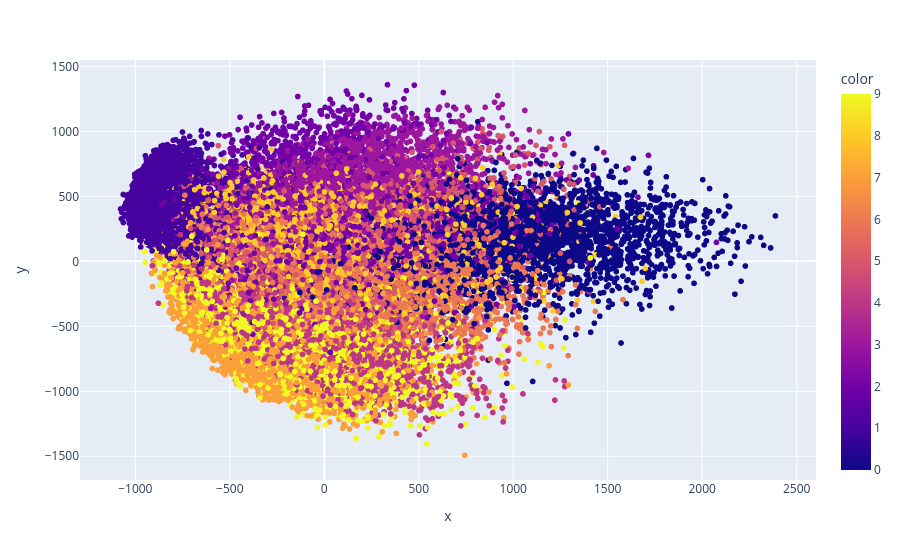

Notebook source saved alongside this figure:
### Markdown cell above
# Visualsing

### Code cell
# in 2d
from sklearn.model_selection import train_test_split

X_train,X_test,Y_train,Y_test=train_test_split(df.iloc[:,1:],df["label"],test_size=0.25)
pca=PCA(n_components=2)
X_train_trans=pca.fit_transform(X_train)
X_test_trans=pca.transform(X_test)

import plotly.express as px
px.scatter(x=X_train_trans[:,0],y=X_train_trans[:,1],color=Y_train)

### Figure 1 — Plotly figure (JSON) as saved in the notebook; plotly's stock layout.template omitted (floating-point values rounded to 4 significant figures; data arrays with more than 128 entries replaced by an {"elided": "..."} marker saying what was removed)
{"data": [{"hovertemplate": "x=%{x}<br>y=%{y}<br>color=%{marker.color}<extra></extra>", "legendgroup": "", "marker": {"color": {"elided": "31500 int values"}, "coloraxis": "coloraxis", "symbol": "circle"}, "mode": "markers", "name": "", "showlegend": false, "type": "scattergl", "x": {"elided": "31500 float values"}, "xaxis": "x", "y": {"elided": "31500 float values"}, "yaxis": "y"}], "layout": {"autosize": true, "coloraxis": {"colorbar": {"title": {"text": "color"}}, "colorscale": [[0, "#0d0887"], [0.1111, "#46039f"], [0.2222, "#7201a8"], [0.3333, "#9c179e"], [0.4444, "#bd3786"], [0.5556, "#d8576b"], [0.6667, "#ed7953"], [0.7778, "#fb9f3a"], [0.8889, "#fdca26"], [1, "#f0f921"]]}, "legend": {"tracegroupgap": 0}, "margin": {"t": 60}, "xaxis": {"anchor": "y", "autorange": true, "domain": [0, 1], "range": [-1288.0, 2598.0], "title": {"text": "x"}, "type": "linear"}, "yaxis": {"anchor": "x", "autorange": true, "domain": [0, 1], "range": [-1713.0, 1579.0], "title": {"text": "y"}, "type": "linear"}}}
